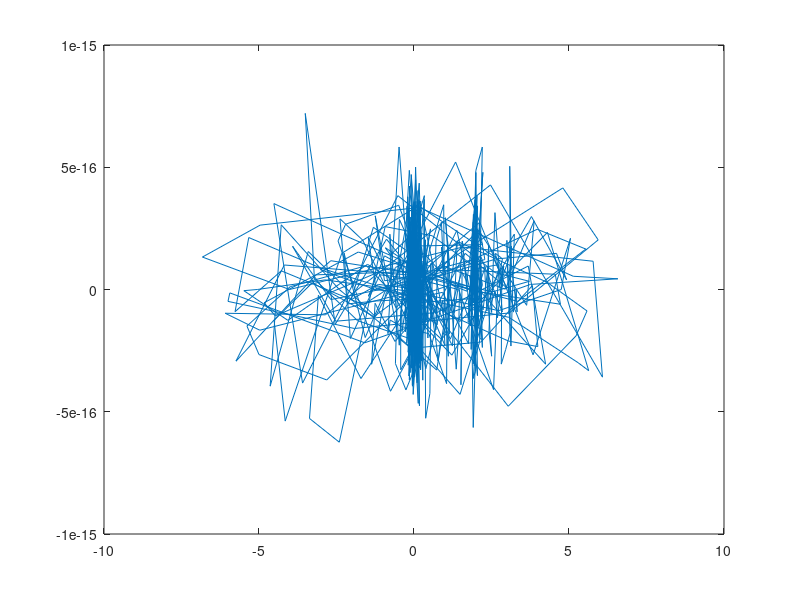
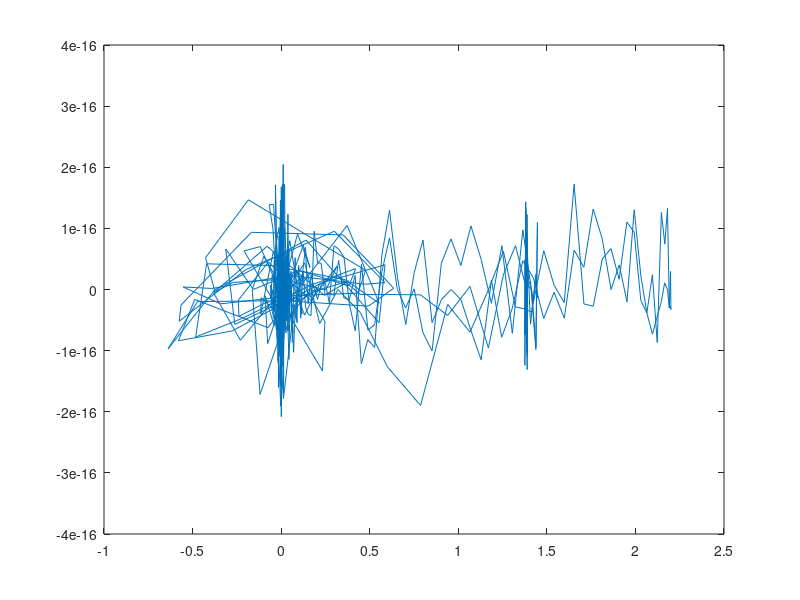
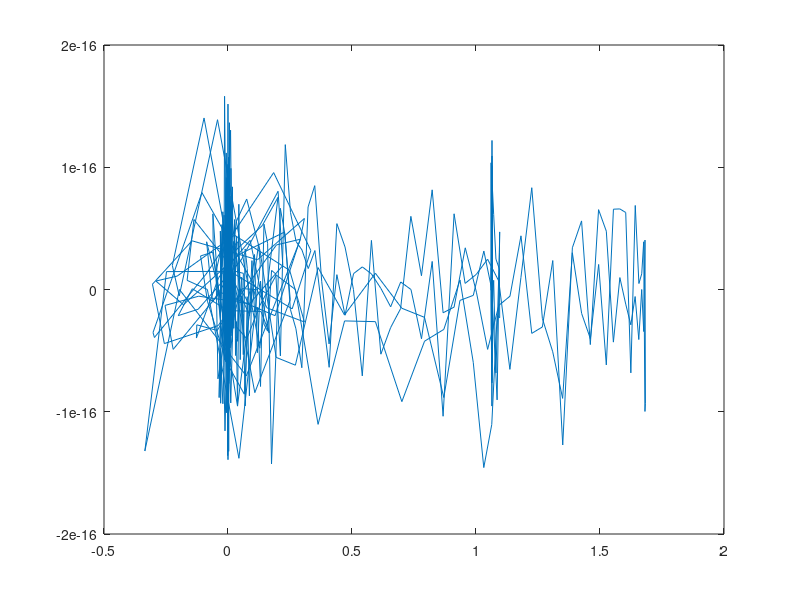
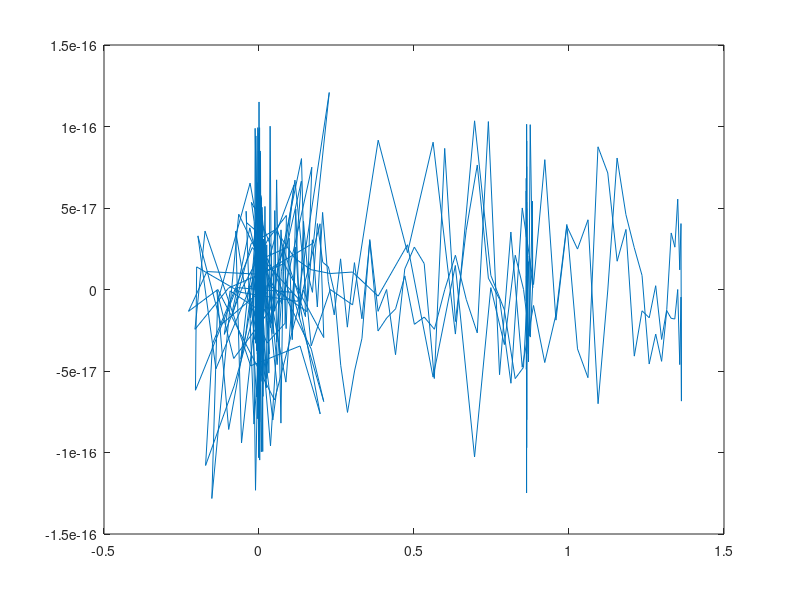

Write MATLAB code to recreate these figures, in order.
clear all;
close all;
clc

%Before running code! Plase, dowload the x4fun.mat in our github. If you
%cant find it, then go to Canvas under the projecy folder in EE23

%Conclusion: Incrementing the eigen value, reduces the noise. However, the
%bigger the eigen value, the lower the Amplitude of the signal.

load('x4fun.mat')

N_SAMP = 1024;

w = linspace(0, 2 * pi * (1 - 1 / N_SAMP), N_SAMP); 

h_n = zeros(N_SAMP, 1);
h_n(1 : 11) = 1;

%PArt1, a)
y_n = conv(x, h_n);

Y_jw = fft(y_n, N_SAMP);

H_jw = fft(h_n, N_SAMP);

%replace H_jw_inv with Winner filter!
eigen = linspace(0,1000,20); 
noise_n = 0.01*randn(N_SAMP,1);
noise_jw = fft(noise_n);
Y_jw_noise = Y_jw + noise_jw;
% try multiple values of eigen
for i = 1:length(eigen)
    H_w_jw = conj(H_jw) ./ ((abs(H_jw).^2) + eigen(i));
    X_jw = Y_jw_noise .* H_w_jw;
    x_d2 = ifft(X_jw,N_SAMP);
    figure(i)
    plot(x_d2);
end
